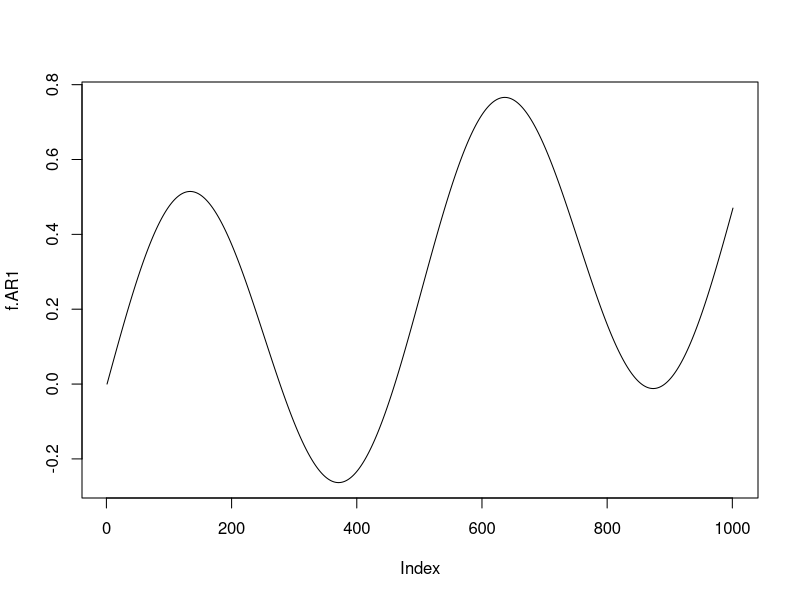
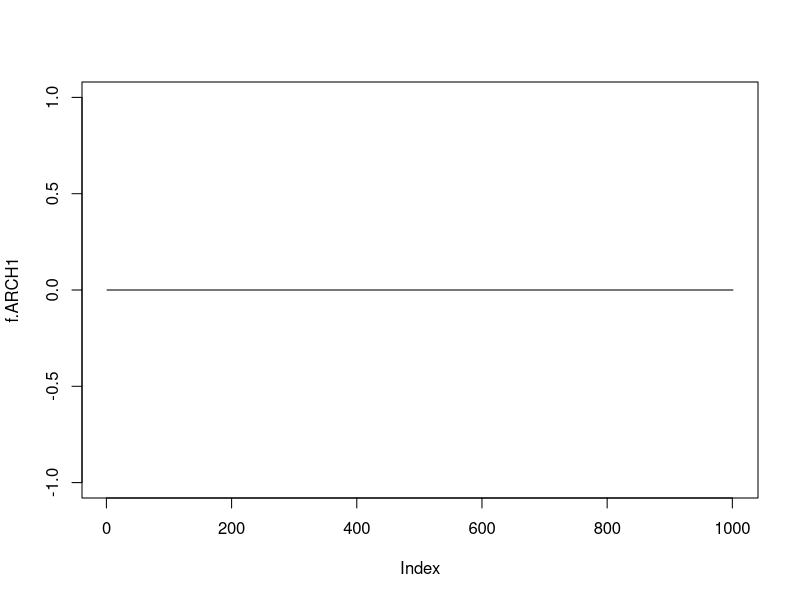
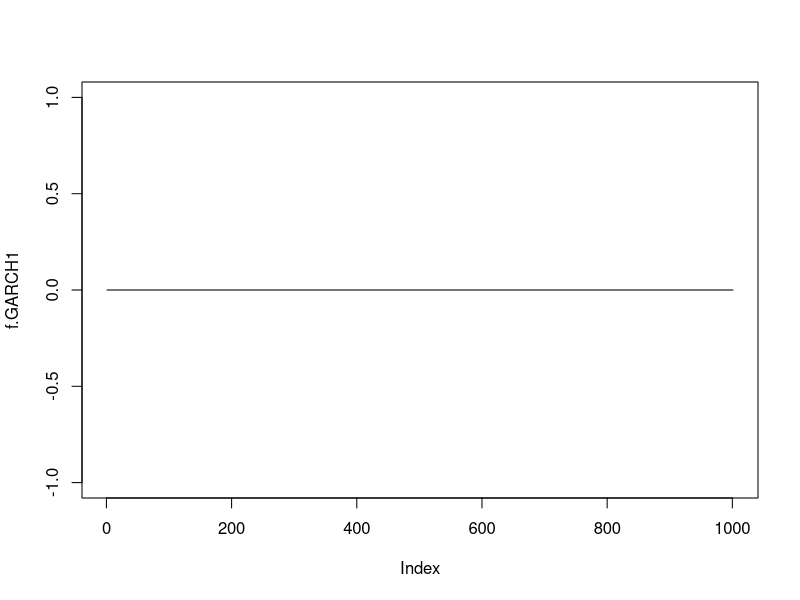

Source code (R) for these figures, in order: (Note: this script raises an error after producing the figures.)
#Below is the code to generate a TV-AR(1) and TV-GARCH(1, 1) process for a Gamma model via standardised residuals
#Given Caution when changing the functions below as this can break the time-series

#################################################################################
#################################################################################
x <- c(0:1000);

#Below are the functions for the simulation study in section 5.1
  #Change the functions to replicate the study for ARCH1 and GARCH1 processes
f.AR1 <- 0.45*sin(x*0.0125) + (0.0005*x); plot(f.AR1, type = "l");
#f.AR1 <- rep(0, length(x)); plot(f.AR1, type = "l");
#f.ARCH1 <- 0.45*sin(x*0.0125) + (0.0005*x); plot(f.ARCH1, type = "l");
f.ARCH1 <- rep(0, length(x)); plot(f.ARCH1, type = "l");
#f.GARCH1 <- 0.45*sin(x*0.0125) + (0.0005*x); plot(f.GARCH1, type = "l");
f.GARCH1 <- rep(0, length(x)); plot(f.GARCH1, type = "l");


#Below are the functions for the simulation study in section 5.2
#f.AR1 <- sin((x + 10)/75)*(50/(x + 100)); plot(f.AR1, type = "l")
#f.ARCH1 <- (exp(-((x - 500)/200)^10))*0.5; plot(f.ARCH1, type = "l");
#f.GARCH1 <- 0.0000000027*((x - 350)^3) + 0.00005*x; plot(f.GARCH1, type = "l")

#################################################################################
#################################################################################

AR1 <- func_AR1[1]; intercept <- 1; y.1 <- log(2.5); var.GARCH1 <- 0.5;
ARCH1 <- func_ARCH1[1]; GARCH1 <- func_GARCH1[1]; var.intercept <- 0.5;

Generate.TVARGARCH <- function(start_value, start_value_var, intercept, var_intercept,
                               func_AR1, func_ARCH1, func_GARCH1){
  alpha1.i <- (exp(start_value))^2/start_value_var; beta1.i = exp(start_value)/start_value_var
  y1.i <- rgamma(1, shape = alpha1.i, rate = beta1.i)
  
  y1.GARCH1 <- c(y1.i); var.GARCH.save <- c(start_value_var)
  for(i in c(1:1000)){
    y.AR1.i <- (func_AR1[i + 1]*(log(y1.GARCH1[i])))
    resi.i <- (y1.GARCH1[i] - exp(c(intercept + y.AR1.i)))
    var.ARCH1.i <- func_ARCH1[i + 1]*((resi.i/sqrt(var.GARCH.save[i]))^2)
    var.GARCH1.i <- func_GARCH1[i + 1]*log(var.GARCH.save[i])
  
    var.i <- exp(log(var_intercept) + var.ARCH1.i + var.GARCH1.i)
    var.GARCH.save <- c(var.GARCH.save, var.i)
    
    alpha.i <- exp(c(intercept + y.AR1.i))^2/var.i; beta.i = exp(c(intercept + y.AR1.i))/var.i
    y1.GARCH1.i <- rgamma(1, shape = alpha.i, rate = beta.i)
    y1.GARCH1 <- c(y1.GARCH1, y1.GARCH1.i)
  }
  return(y1.GARCH1)
}

y1.GARCH <- Generate.TVARGARCH(start_value = log(2.5), start_value_var = 0.5,
                               intercept = 1, var_intercept = 0.5,
                               func_AR1 = f.AR1, func_ARCH1 = f.ARCH1, func_GARCH1 = f.GARCH1);

plot(y1.GARCH, type = "l");

#################################################################################
#################################################################################